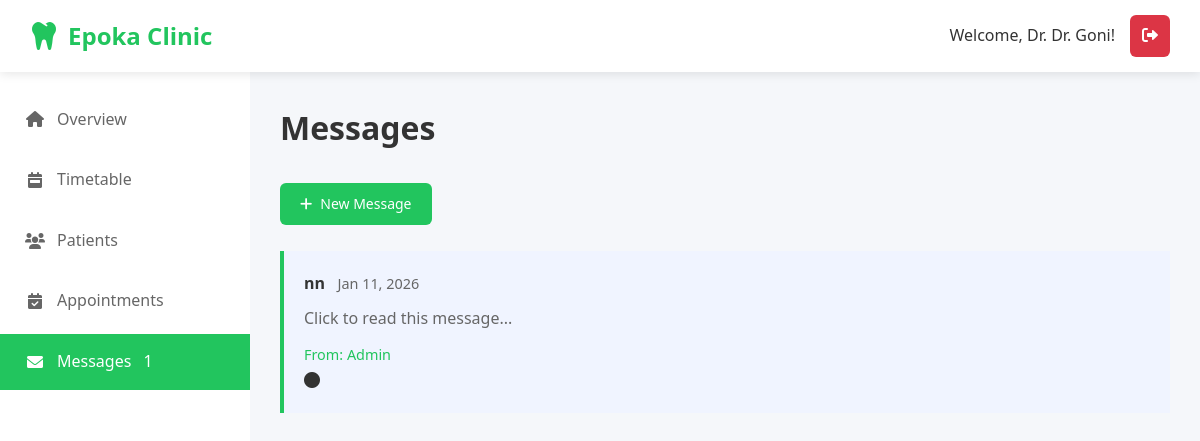
The app's page /dentist/messages.php (signed in) with its own data.
### tables this page shows
CREATE TABLE `messages` (
  `id` int NOT NULL AUTO_INCREMENT,
  `sender_id` int NOT NULL,
  `receiver_id` int NOT NULL,
  `subject` varchar(255) DEFAULT NULL,
  `body` text NOT NULL,
  `is_read` tinyint(1) DEFAULT '0',
  `sent_at` timestamp NULL DEFAULT CURRENT_TIMESTAMP,
  PRIMARY KEY (`id`),
  KEY `sender_id` (`sender_id`),
  KEY `receiver_id` (`receiver_id`),
  CONSTRAINT `messages_ibfk_1` FOREIGN KEY (`sender_id`) REFERENCES `users` (`id`) ON DELETE CASCADE,
  CONSTRAINT `messages_ibfk_2` FOREIGN KEY (`receiver_id`) REFERENCES `users` (`id`) ON DELETE CASCADE
);

CREATE TABLE `users` (
  `id` int NOT NULL AUTO_INCREMENT,
  `name` varchar(100) NOT NULL,
  `email` varchar(100) NOT NULL,
  `password_hash` varchar(255) NOT NULL,
  `role_id` int NOT NULL DEFAULT '3',
  `dentist_id` int DEFAULT NULL,
  `created_at` timestamp NULL DEFAULT CURRENT_TIMESTAMP,
  PRIMARY KEY (`id`),
  UNIQUE KEY `email` (`email`),
  KEY `role_id` (`role_id`),
  KEY `dentist_id` (`dentist_id`),
  CONSTRAINT `users_ibfk_1` FOREIGN KEY (`role_id`) REFERENCES `roles` (`id`),
  CONSTRAINT `users_ibfk_2` FOREIGN KEY (`dentist_id`) REFERENCES `users` (`id`) ON DELETE SET NULL
);

### dentist/messages.php (the view, shortened to what this page needs)
<?php
include '../db.php';
$dentist_id = $_SESSION['user_id'];
$stmt = mysqli_prepare($conn, "SELECT name FROM users WHERE id = ?");
mysqli_stmt_bind_param($stmt, 'i', $dentist_id);
mysqli_stmt_execute($stmt);
mysqli_stmt_bind_result($stmt, $dentistName);
$viewMessage = null;
$inbox = [];
$stmt = mysqli_prepare($conn,
    "SELECT m.id, m.subject, m.sent_at, m.is_read, u.name AS sender_name
       FROM messages m
       JOIN users u ON m.sender_id = u.id
      WHERE m.receiver_id = ?
      ORDER BY m.sent_at DESC
      LIMIT 20"
);
mysqli_stmt_bind_param($stmt, 'i', $dentist_id);
mysqli_stmt_execute($stmt);
$res = mysqli_stmt_get_result($stmt);
while ($row = mysqli_fetch_assoc($res)) {
    $inbox[] = $row;
}
$stmt = mysqli_prepare($conn, "SELECT COUNT(*) FROM messages WHERE receiver_id = ? AND is_read = 0");
mysqli_stmt_bind_param($stmt, 'i', $dentist_id);
mysqli_stmt_execute($stmt);
mysqli_stmt_bind_result($stmt, $unread_count);
?>
<!DOCTYPE html>
<html lang="en">
<head>
    <link rel="stylesheet" href="../styles.css">
    <link href="https://cdnjs.cloudflare.com/ajax/libs/font-awesome/6.0.0/css/all.min.css" rel="stylesheet">
</head>
<body>
    <div id="dentistDashboard" class="page active">
        <nav class="navbar">
            <div class="nav-brand">
                <i class="fas fa-tooth"></i>
                <span>Epoka Clinic</span>
            </div>
            <div class="nav-user">
                <span>Welcome, Dr. <?= htmlspecialchars($dentistName) ?>!</span>
                <a href="../logout.php?token=<?php echo $_SESSION['token']; ?>" class="logout-btn">
                    <i class="fas fa-sign-out-alt"></i>
                </a>
            </div>
        </nav>
        <div class="dashboard-container">
            <aside class="sidebar">
                <ul class="sidebar-menu">
                    <li>
                        <a href="dentist_dashboard.php">
                            <i class="fas fa-home"></i>
                            <span>Overview</span>
                        </a>
                    </li>
                    <li>
                        <a href="timetable.php">
                            <i class="fas fa-calendar-week"></i>
                            <span>Timetable</span>
                        </a>
                    </li>
                    <li>
                        <a href="clients.php">
                            <i class="fas fa-users"></i>
                            <span>Patients</span>
                        </a>
                    </li>
                    <li>
                        <a href="appointments.php">
                            <i class="fas fa-calendar-check"></i>
                            <span>Appointments</span>
                        </a>
                    </li>
                    <li class="active">
                        <a href="messages.php">
                            <i class="fas fa-envelope"></i>
                            <span>Messages</span>
                            <?php if ($unread_count > 0): ?>
                                <span class="badge"><?= $unread_count ?></span>
                            <?php endif; ?>
                        </a>
                    </li>
                </ul>
            </aside>
            <main class="main-content">
                <div class="content-section active">
                    <h2>Messages</h2>
                    <div class="messages-container">
                        <div class="message-compose">
                            <a href="message_form.php" class="btn btn-primary">
                                <i class="fas fa-plus"></i> New Message
                            </a>
                        </div>
                        <br>
                        <?php if ($viewMessage): ?>
                            <div class="message-view">
                                <div class="message-view-content">
                                    <h3><?= htmlspecialchars($viewMessage['subject']) ?></h3>
                                    <div class="message-meta">
                                        <span><i class="fas fa-user"></i> From: <?= htmlspecialchars($viewMessage['sender_name']) ?></span>
                                        <span><i class="fas fa-clock"></i> <?= date('F j, Y \a\t g:i A', strtotime($viewMessage['sent_at'])) ?></span>
                                    </div>
                                    <div class="message-body">
                                        <?= nl2br(htmlspecialchars($viewMessage['body'])) ?>
                                    </div>
                                    <div class="message-actions">
                                        <a href="message_form.php?reply_to=<?= urlencode($viewMessage['sender_name']) ?>&subject=<?= urlencode('Re: ' . $viewMessage['subject']) ?>" class="btn btn-primary">
                                            <i class="fas fa-reply"></i> Reply
                                        </a>
                                        <a href="messages.php" class="btn btn-secondary">
                                            <i class="fas fa-list"></i> Back to Inbox
                                        </a>
                                    </div>
                                </div>
                            </div>
                        <?php else: ?>
                            <div class="message-list">
                                <?php if (empty($inbox)): ?>
                                    <div class="no-messages" style="margin-left: 10px">
                                        <div class="no-messages-icon">
                                            <i class="fas fa-envelope-open"></i>
                                        </div>
                                        <h3>No messages yet</h3>
                                        <p>You don't have any messages. Start a conversation with your dentist or admin.</p>
                                        <a href="message_form.php" class="btn btn-primary">
                                            <i class="fas fa-plus"></i> Send First Message
                                        </a>
                                    </div>
                                <?php else: ?>
                                    <?php foreach ($inbox as $msg): ?>
                                        <a href="?view=<?= $msg['id'] ?>" class="message-item-link" style="text-decoration: none;">
                                            <div class="message-item <?= !$msg['is_read'] ? 'unread' : '' ?>">
                                                <div class="message-header">
                                                    <h4><?= htmlspecialchars($msg['subject']) ?></h4> &nbsp; &nbsp;
                                                    <span class="message-date"><?= date('M j, Y', strtotime($msg['sent_at'])) ?></span>
                                                </div>
                                                <p class="message-preview">
                                                    Click to read this message...
                                                </p>
                                                <span class="message-from">From: <?= htmlspecialchars($msg['sender_name']) ?></span>
                                                <?php if (!$msg['is_read']): ?>
                                                    <div class="unread-indicator">
                                                        <i class="fas fa-circle"></i>
                                                    </div>
                                                <?php endif; ?>
                                            </div>
                                        </a>
                                    <?php endforeach; ?>
                                <?php endif; ?>
                            </div>
                        <?php endif; ?>
                    </div>
                </div>
            </main>
        </div>
    </div>
</body>
</html>

### styles.css (style rules this page uses)
* { margin: 0; padding: 0; box-sizing: border-box; }
body { font-family: "Segoe UI", Tahoma, Geneva, Verdana, sans-serif; background-color: #f5f7fa; color: #333; line-height: 1.6; }
.page { display: none; }
.page.active { display: block; }
.navbar { background: white; padding: 15px 30px; box-shadow: 0 2px 10px rgba(0, 0, 0, 0.1); display: flex; justify-content: space-between; align-items: center; position: sticky; top: 0; z-index: 100; }
.nav-brand { display: flex; align-items: center; gap: 10px; font-size: 1.5rem; font-weight: bold; color: #22c55e; }
.nav-brand i { font-size: 2rem; }
.nav-user { display: flex; align-items: center; gap: 15px; }
.logout-btn { background: #dc3545; color: white; border: none; padding: 8px 12px; border-radius: 6px; cursor: pointer; transition: background-color 0.3s ease; }
.dashboard-container { display: flex; min-height: calc(100vh - 70px); }
.sidebar { width: 250px; background: white; box-shadow: 2px 0 10px rgba(0, 0, 0, 0.1); padding: 20px 0; }
.sidebar-menu { list-style: none; }
.sidebar-menu li { margin-bottom: 5px; }
.sidebar-menu a { display: flex; align-items: center; gap: 12px; padding: 15px 25px; color: #666; text-decoration: none; transition: all 0.3s ease; }
.sidebar-menu a:hover, .sidebar-menu li.active a { background: #22c55e; color: white; }
.sidebar-menu i { width: 20px; text-align: center; }
.main-content { flex: 1; padding: 30px; background: #f5f7fa; }
.content-section { display: none; }
.content-section.active { display: block; }
.content-section h2 { margin-bottom: 30px; color: #333; font-size: 2rem; }
.btn { padding: 10px 20px; border: none; border-radius: 6px; cursor: pointer; font-size: 14px; font-weight: 500; text-decoration: none; display: inline-flex; align-items: center; gap: 8px; transition: all 0.3s ease; }
.btn-primary { background: #22c55e; color: white; }
.message-list { background: white; border-radius: 15px; }
.message-item { padding: 20px; border-bottom: 1px solid #e9ecef; cursor: pointer; transition: background-color 0.3s ease; }
.message-item:last-child { border-bottom: none; }
.message-item.unread { background: #f0f4ff; border-left: 4px solid #22c55e; }
.message-header { display: flex; justify-content: between; align-items: center; margin-bottom: 10px; }
.message-header h4 { color: #333; margin: 0; }
.message-date { color: #666; font-size: 0.9rem; }
.message-preview { color: #666; margin-bottom: 10px; }
.message-from { color: #22c55e; font-size: 0.9rem; font-weight: 500; }
.message-item-link { text-decoration: none; color: inherit; display: block; }

### records on screen
messages: subject "nn", sent_at "Jan 11, 2026", sender.name "Admin", is_read 0 (drawn)

### other values on screen
$dentistName "Dr. Goni"
$unread_count "1"
